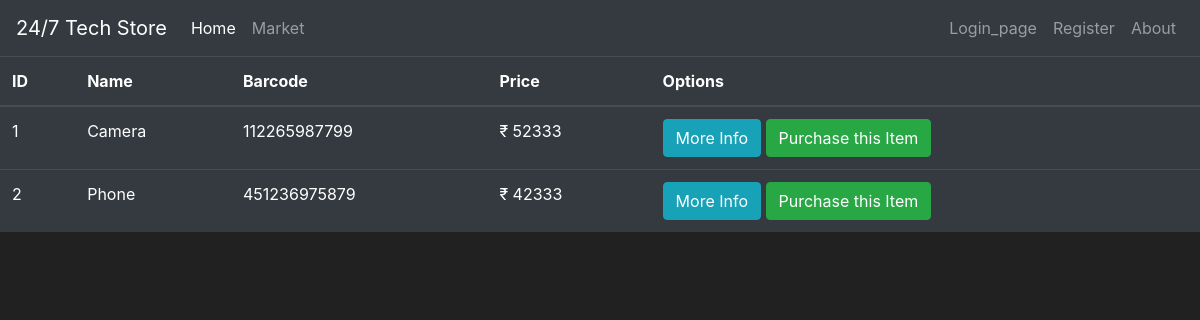
/market, run on an earlier commit of the app's database.
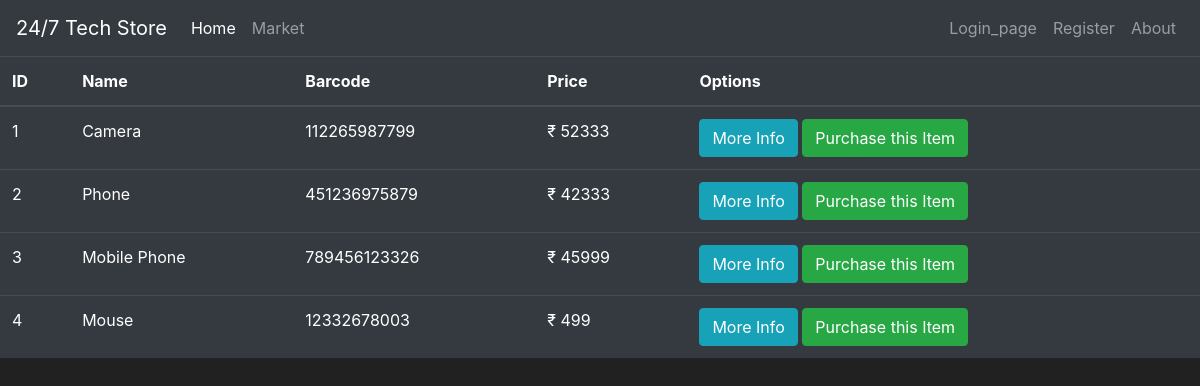
And on a later commit of the database.
### app/models.py (models this page shows, shortened)
class Item(db.Model):
    id = db.Column(db.Integer(), primary_key=True)
    name = db.Column(db.String(length=30),nullable=False,unique=True)
    price =  db.Column(db.Integer,nullable=False)
    barcode = db.Column(db.String(length=12),nullable=False,unique=True)
    description = db.Column(db.String(length=500),nullable=False, unique= True)
    owner = db.Column(db.Integer(), db.ForeignKey("user.id"))

### app/routes.py (the view)
@app.route("/market")
def market_page():
    items = Item.query.all()
    return render_template("market.html", items=items)

### app/templates/market.html (shortened to what this page needs)
{% extends 'base.html' %}
{% block content %}
      <table class="table table-hover table-dark">
        <thead>
            <tr>
                <th scope="col">ID</th>
                <th scope="col">Name</th>
                <th scope="col">Barcode</th>
                <th scope="col">Price</th>
                <th scope="col">Options</th>
            </tr>
        </thead>
        <tbody>
            {% for item in items %}
                <tr>
                    <td>{{ item.id }}</td>
                    <td>{{ item.name }}</td>
                    <td>{{ item.barcode }}</td>
                    <td>₹ {{ item.price }}</td>
                    <td>
                        <button class="btn btn-outline btn-info">More Info</button>
                        <button class="btn btn-outline btn-success">Purchase this Item</button>
                    </td>
                </tr>
            {% endfor %}
        </tbody>
    </table>
{% endblock %}

### app/templates/base.html (shortened to what this page needs)
<!DOCTYPE html>
<html lang="en">
  <head>
    <link
      rel="stylesheet"
      href="https://cdn.jsdelivr.net/npm/bootstrap@4.5.3/dist/css/bootstrap.min.css"
    />
  </head>
  <body>
    <nav class=" navbar navbar-expand-md navbar-dark bg-dark ">
      <a class="navbar-brand" href="#">24/7 Tech Store</a>
      <div class="collapse navbar-collapse" id="navbarNav">
        <ul class="navbar-nav mr-auto">
          <li class="nav-item active">
            <a class="nav-link" href="{{ url_for('home_page') }}"
              >Home <span class="sr-only">(current)</span></a
            >
          </li>
          <li class="nav-item">
            <a class="nav-link" href="{{ url_for('market_page') }}">Market</a>
          </li>
        </ul>
        <ul class="navbar-nav">
          <li class="nav-item">
            <a class="nav-link" href="{{ url_for('register_page') }}">Login_page</a>
          </li>
          <li class="nav-item">
            <a class="nav-link" href="{{ url_for('register_page') }}"
              >Register</a
            >
          </li>
          <li class="nav-item">
            <a class="nav-link" href="#">About</a>
          </li>
        </ul>
      </div>
    </nav>
    {% block content %}
    {% endblock %}
  </body>
</html>

### app/templates/base.html (style rules this page uses)
body { background-color: #212121; color: white; }

What changed in the data, as far as the page shows it:
added Item: id "3", name "Mobile Phone", barcode "789456123326", price "45999"
added Item: id "4", name "Mouse", barcode "12332678003", price "499"
